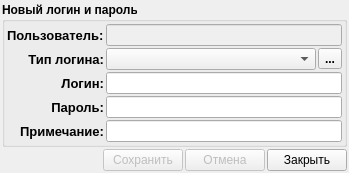
<?xml version="1.0" encoding="UTF-8"?>
<ui version="4.0">
 <class>AddEditLoginPass</class>
 <widget class="QDialog" name="AddEditLoginPass">
  <property name="geometry">
   <rect>
    <x>0</x>
    <y>0</y>
    <width>349</width>
    <height>163</height>
   </rect>
  </property>
  <property name="windowTitle">
   <string>Добавление логина и пароля</string>
  </property>
  <layout class="QVBoxLayout" name="verticalLayout">
   <property name="spacing">
    <number>2</number>
   </property>
   <property name="leftMargin">
    <number>2</number>
   </property>
   <property name="topMargin">
    <number>2</number>
   </property>
   <property name="rightMargin">
    <number>2</number>
   </property>
   <property name="bottomMargin">
    <number>2</number>
   </property>
   <item>
    <widget class="QGroupBox" name="groupBox">
     <property name="font">
      <font>
       <weight>75</weight>
       <bold>true</bold>
      </font>
     </property>
     <property name="title">
      <string>Новый логин и пароль</string>
     </property>
     <layout class="QGridLayout" name="gridLayout">
      <property name="leftMargin">
       <number>2</number>
      </property>
      <property name="topMargin">
       <number>2</number>
      </property>
      <property name="rightMargin">
       <number>2</number>
      </property>
      <property name="bottomMargin">
       <number>2</number>
      </property>
      <property name="spacing">
       <number>2</number>
      </property>
      <item row="0" column="0">
       <widget class="QLabel" name="label">
        <property name="enabled">
         <bool>true</bool>
        </property>
        <property name="font">
         <font>
          <pointsize>10</pointsize>
          <weight>75</weight>
          <bold>true</bold>
         </font>
        </property>
        <property name="text">
         <string>Пользователь:</string>
        </property>
        <property name="buddy">
         <cstring>user</cstring>
        </property>
       </widget>
      </item>
      <item row="0" column="1">
       <widget class="QLineEdit" name="user">
        <property name="enabled">
         <bool>false</bool>
        </property>
       </widget>
      </item>
      <item row="1" column="0">
       <widget class="QLabel" name="label_9">
        <property name="font">
         <font>
          <pointsize>10</pointsize>
          <weight>75</weight>
          <bold>true</bold>
         </font>
        </property>
        <property name="text">
         <string>Тип логина:</string>
        </property>
        <property name="alignment">
         <set>Qt::AlignRight|Qt::AlignTrailing|Qt::AlignVCenter</set>
        </property>
        <property name="buddy">
         <cstring>codLoginType</cstring>
        </property>
       </widget>
      </item>
      <item row="1" column="1">
       <layout class="QHBoxLayout" name="horizontalLayout_4">
        <property name="spacing">
         <number>2</number>
        </property>
        <item>
         <widget class="QComboBox" name="codLoginType">
          <property name="font">
           <font>
            <pointsize>8</pointsize>
           </font>
          </property>
          <property name="sizeAdjustPolicy">
           <enum>QComboBox::AdjustToContentsOnFirstShow</enum>
          </property>
         </widget>
        </item>
        <item>
         <widget class="QToolButton" name="editLoginType">
          <property name="text">
           <string>...</string>
          </property>
          <property name="icon">
           <iconset resource="../icons.qrc">
            <normaloff>:/16x16/book/ico/book_open_16x16.png</normaloff>:/16x16/book/ico/book_open_16x16.png</iconset>
          </property>
         </widget>
        </item>
       </layout>
      </item>
      <item row="2" column="0">
       <widget class="QLabel" name="label_10">
        <property name="font">
         <font>
          <pointsize>10</pointsize>
          <weight>75</weight>
          <bold>true</bold>
         </font>
        </property>
        <property name="text">
         <string>Логин:</string>
        </property>
        <property name="alignment">
         <set>Qt::AlignRight|Qt::AlignTrailing|Qt::AlignVCenter</set>
        </property>
        <property name="buddy">
         <cstring>login</cstring>
        </property>
       </widget>
      </item>
      <item row="2" column="1">
       <widget class="QLineEdit" name="login"/>
      </item>
      <item row="3" column="0">
       <widget class="QLabel" name="label_11">
        <property name="font">
         <font>
          <pointsize>10</pointsize>
          <weight>75</weight>
          <bold>true</bold>
         </font>
        </property>
        <property name="text">
         <string>Пароль:</string>
        </property>
        <property name="alignment">
         <set>Qt::AlignRight|Qt::AlignTrailing|Qt::AlignVCenter</set>
        </property>
        <property name="buddy">
         <cstring>pass</cstring>
        </property>
       </widget>
      </item>
      <item row="3" column="1">
       <widget class="QLineEdit" name="pass"/>
      </item>
      <item row="4" column="0">
       <widget class="QLabel" name="label_12">
        <property name="font">
         <font>
          <pointsize>10</pointsize>
          <weight>75</weight>
          <bold>true</bold>
         </font>
        </property>
        <property name="text">
         <string>Примечание:</string>
        </property>
        <property name="alignment">
         <set>Qt::AlignRight|Qt::AlignTrailing|Qt::AlignVCenter</set>
        </property>
        <property name="buddy">
         <cstring>note</cstring>
        </property>
       </widget>
      </item>
      <item row="4" column="1">
       <widget class="QLineEdit" name="note"/>
      </item>
     </layout>
    </widget>
   </item>
   <item>
    <layout class="QHBoxLayout" name="horizontalLayout">
     <property name="spacing">
      <number>2</number>
     </property>
     <item>
      <spacer name="horizontalSpacer">
       <property name="orientation">
        <enum>Qt::Horizontal</enum>
       </property>
       <property name="sizeHint" stdset="0">
        <size>
         <width>40</width>
         <height>20</height>
        </size>
       </property>
      </spacer>
     </item>
     <item>
      <widget class="QPushButton" name="buttonSave">
       <property name="enabled">
        <bool>false</bool>
       </property>
       <property name="text">
        <string>Сохранить</string>
       </property>
       <property name="icon">
        <iconset resource="../icons.qrc">
         <normaloff>:/16x16/save/ico/filesaveas_16x16.png</normaloff>:/16x16/save/ico/filesaveas_16x16.png</iconset>
       </property>
      </widget>
     </item>
     <item>
      <widget class="QPushButton" name="buttonRevert">
       <property name="enabled">
        <bool>false</bool>
       </property>
       <property name="text">
        <string>Отмена</string>
       </property>
       <property name="icon">
        <iconset resource="../icons.qrc">
         <normaloff>:/16x16/revert/ico/revert_save_16x16.png</normaloff>:/16x16/revert/ico/revert_save_16x16.png</iconset>
       </property>
      </widget>
     </item>
     <item>
      <widget class="QPushButton" name="buttonClose">
       <property name="text">
        <string>Закрыть</string>
       </property>
       <property name="icon">
        <iconset resource="../icons.qrc">
         <normaloff>:/16x16/cancelDel/ico/button_cancel_16x16 (1).png</normaloff>:/16x16/cancelDel/ico/button_cancel_16x16 (1).png</iconset>
       </property>
      </widget>
     </item>
    </layout>
   </item>
  </layout>
 </widget>
 <resources>
  <include location="../icons.qrc"/>
 </resources>
 <connections>
  <connection>
   <sender>buttonClose</sender>
   <signal>clicked()</signal>
   <receiver>AddEditLoginPass</receiver>
   <slot>close()</slot>
   <hints>
    <hint type="sourcelabel">
     <x>241</x>
     <y>148</y>
    </hint>
    <hint type="destinationlabel">
     <x>26</x>
     <y>142</y>
    </hint>
   </hints>
  </connection>
 </connections>
</ui>
